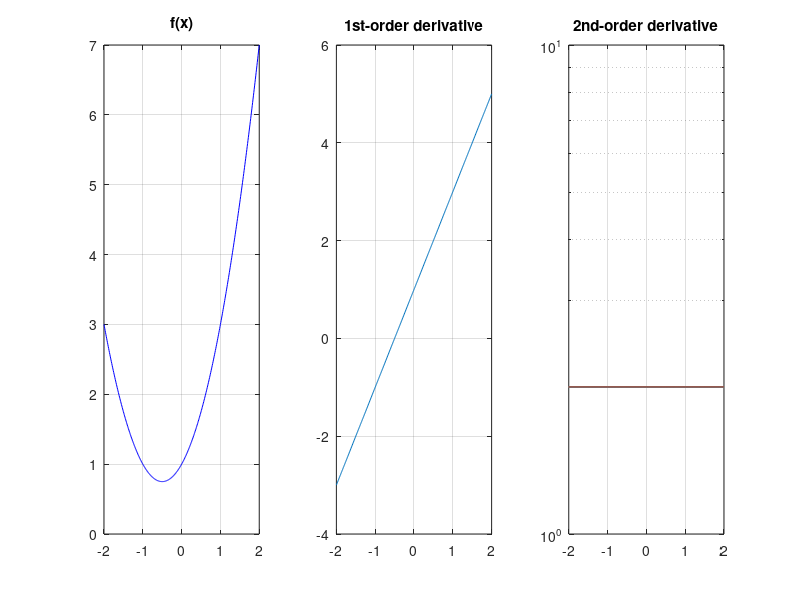
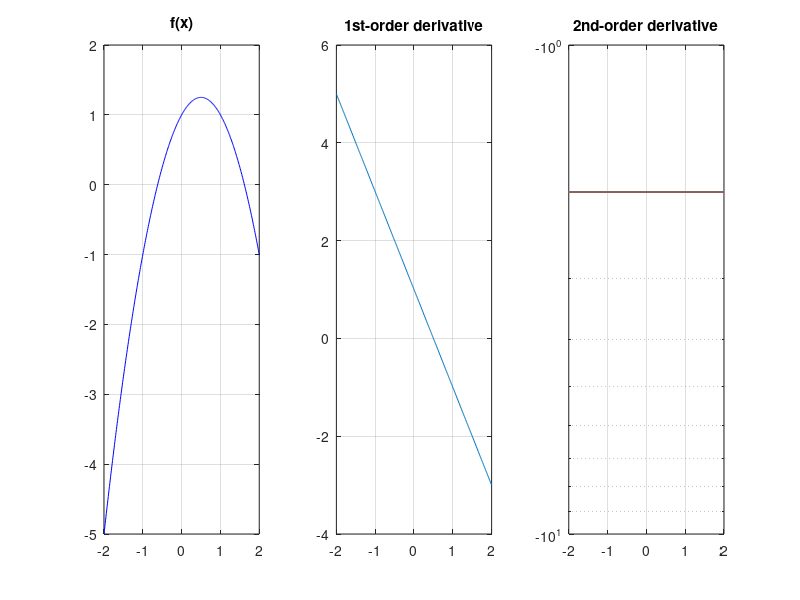
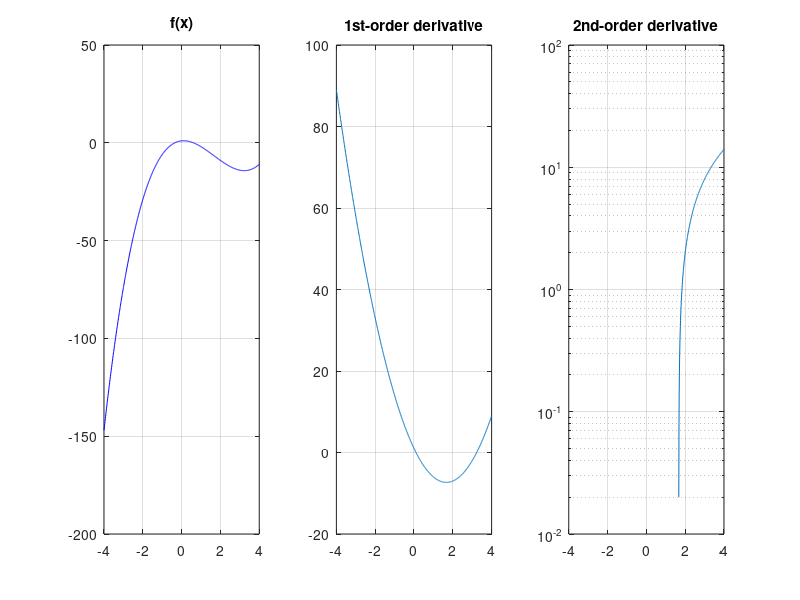
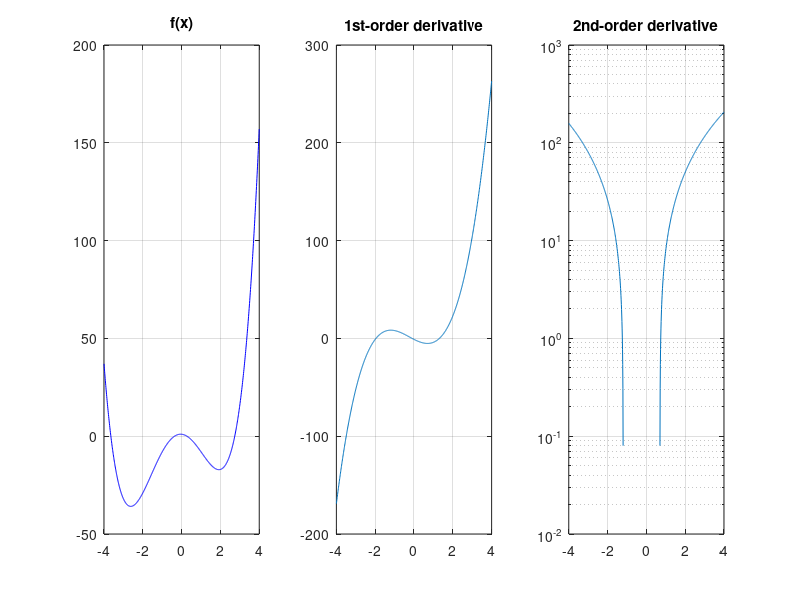

Recreate these plots in MATLAB, in order. (Note: this script raises an error after producing the figures.)
clear all, close all,

%% f1
f1 = @(x)(x.^2+x+1);
df1 = @(x) (2*x+1);
d2f1 = @(x) 2*ones(length(x));

x=-2:0.01:2;
y1=f1(x);
dy1= df1(x);
d2y1=d2f1(x);

figure, 
subplot(1,3,1), plot(x,y1,'b-'), title('f(x)'),grid on,
subplot(1,3,2), plot(x,dy1), title('1st-order derivative'),grid on,
subplot(1,3,3), semilogy(x,d2y1), title('2nd-order derivative'),grid on,


%% f2

f2 = @(x)(-x.^2+x+1);
df2 = @(x) (-2*x+1);
d2f2 = @(x) -2*ones(length(x));

x=-2:0.01:2;
y2=f2(x);
dy2= df2(x);
d2y2=d2f2(x);

figure, 
subplot(1,3,1), plot(x,y2,'b-'), title('f(x)'),grid on,
subplot(1,3,2), plot(x,dy2), title('1st-order derivative'),grid on,
subplot(1,3,3), semilogy(x,d2y2), title('2nd-order derivative'),grid on,

%% f3

f3 = @(x)(x.^3-5*x.^2+x+1);
df3 = @(x) (3*x.^2-10*x+1);
d2f3 = @(x) 6*x-10;

x=-4:0.01:4;
y3=f3(x);
dy3= df3(x);
d2y3=d2f3(x);

figure, 
subplot(1,3,1), plot(x,y3,'b-'), title('f(x)'),grid on,
subplot(1,3,2), plot(x,dy3), title('1st-order derivative'),grid on,
subplot(1,3,3), semilogy(x,d2y3), title('2nd-order derivative'),grid on,


%% f4

f4 = @(x)(x.^4+x.^3-10*x.^2-x+1);
df4 = @(x) (4*x.^3+3*x.^2-10*x-1);
d2f4 = @(x) 12*x.^2+6*x-10;

x=-4:0.01:4;
y4=f4(x);
dy4= df4(x);
d2y4=d2f4(x);

figure, 
subplot(1,3,1), plot(x,y4,'b-'), title('f(x)'),grid on,
subplot(1,3,2), plot(x,dy4), title('1st-order derivative'),grid on,
subplot(1,3,3), semilogy(x,d2y4), title('2nd-order derivative'),grid on,


disp('f1 is convex.')
disp('At local minimizer, the value of the 2nd derivative is positive.')
dips('At local maximizer, the value of the 2nd derivative is negative.')


